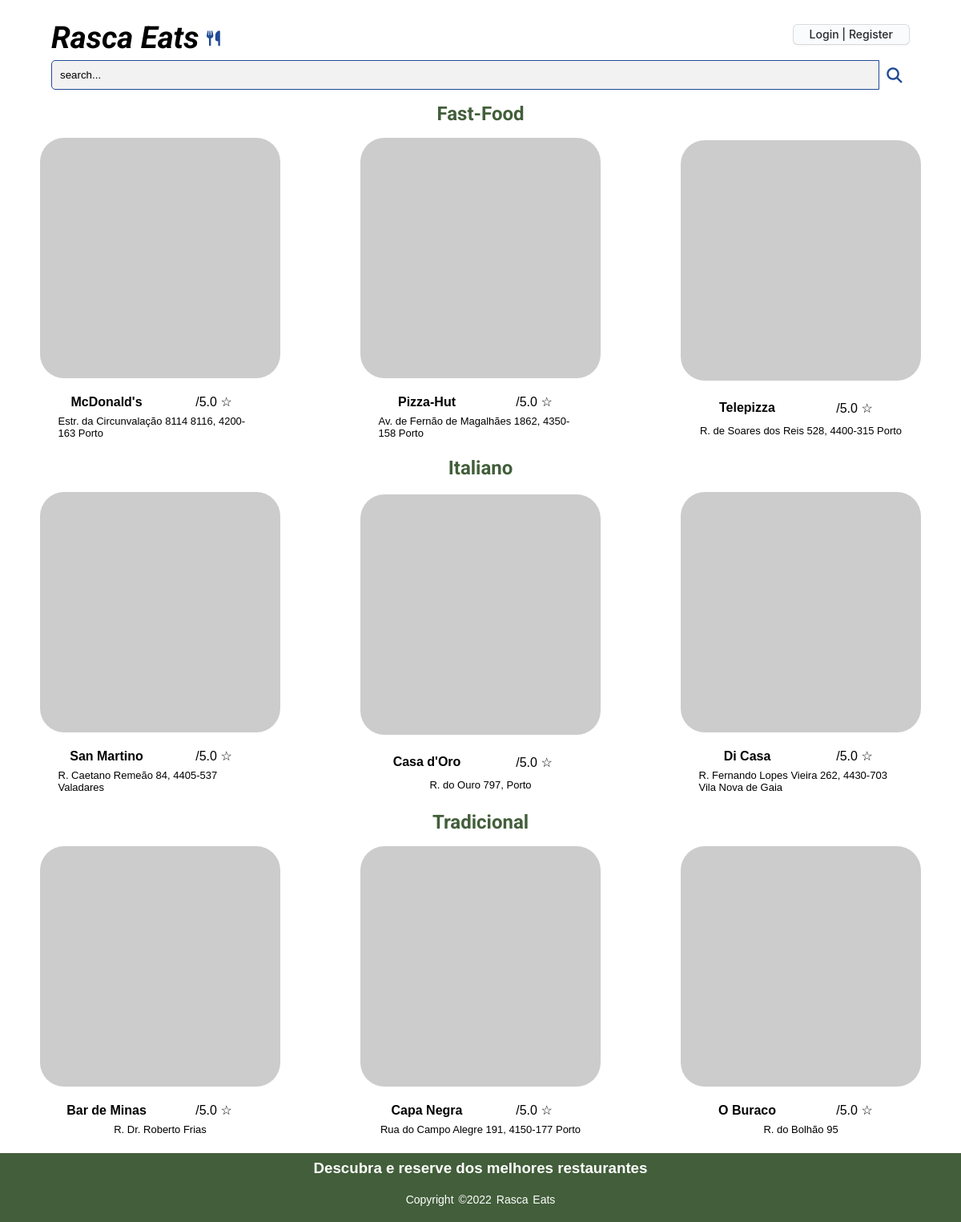
/frontpage.php, run on an earlier commit of the app's database.
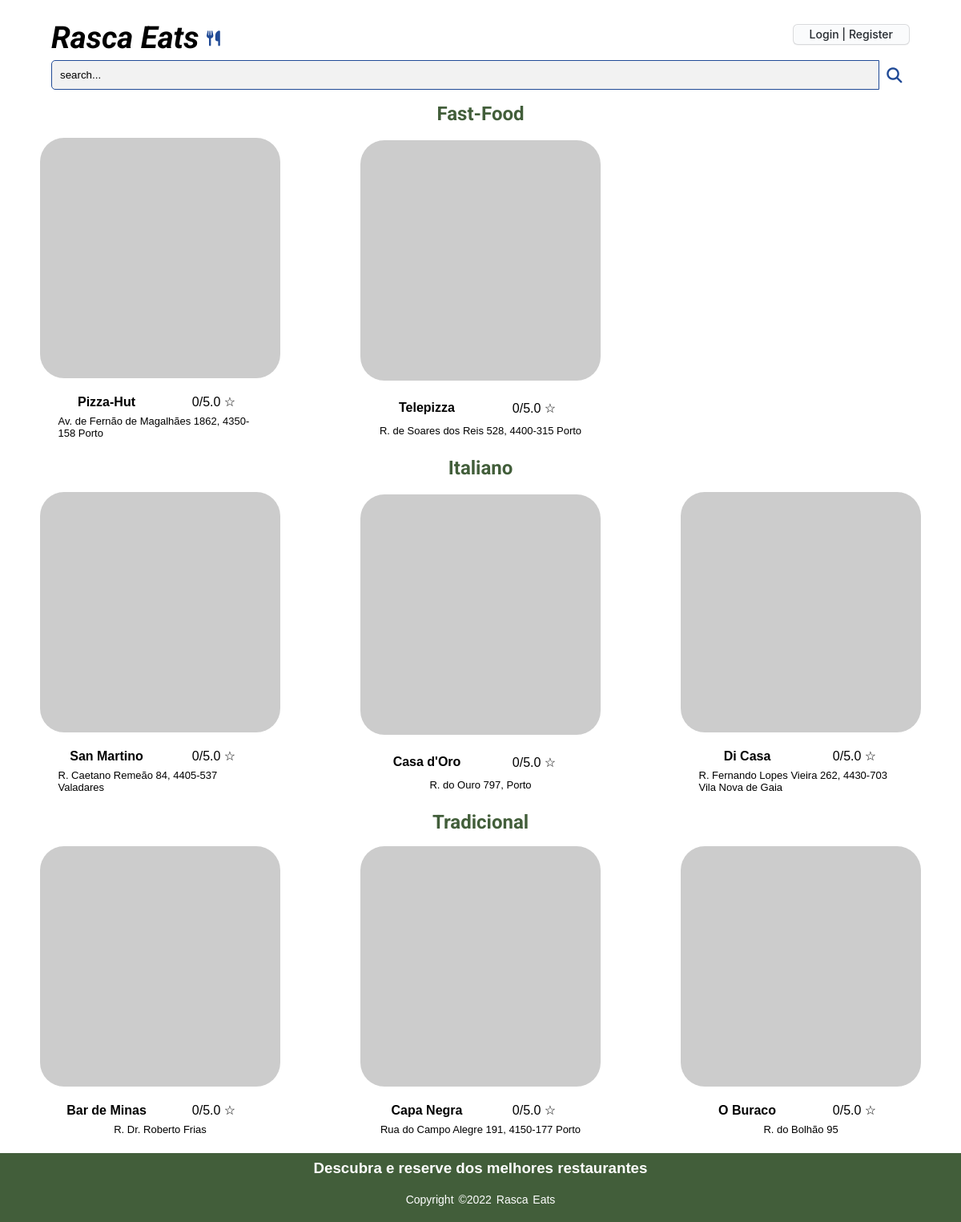
And on a later commit of the database.
### tables this page shows
CREATE TABLE Restaurant(
    restaurantId integer PRIMARY KEY,
    restaurantName varchar NOT NULL,
    adress varchar NOT NULL,
    category varchar NOT NULL,
    phoneNumber integer NOT NULL,
    rating real NOT NULL ON CONFLICT REPLACE DEFAULT 0,
    ownerId integer NOT NULL,
    photo varchar NOT NULL,
    CONSTRAINT fk_clientId FOREIGN KEY (ownerId)
        REFERENCES Client(clientId)
        ON DELETE CASCADE
        ON UPDATE CASCADE
);

### sql/restaurant.php (called while the page is built, shortened)
<?php
    class Restaurant {
        static function getRestaurantCategory($db, $category) {
            $stmt = $db->prepare('SELECT * FROM Restaurant WHERE category = ? limit 3');
            $stmt->execute(array($category));
            return $stmt->fetchAll();
        }
        static function getCategories($db){
            $stmt = $db->prepare('SELECT DISTINCT category FROM Restaurant ORDER BY category');
            $stmt->execute();
            return $stmt->fetchAll();
        }
    }
?>

### templates/restaurant.php (the view, shortened to what this page needs)
<?php function output_list_restaurants($categories, $db){ ?>
    <section id= "restaurants"><?php
        foreach($categories as $category){  ?>
            <section id = "category">
                <h2>
                <?php echo $category['category']?>
                </h2> <?php $restaurants = Restaurant::getRestaurantCategory($db, $category['category']);
                foreach($restaurants as $restaurant){ ?>
                    <article>
                        <a href="restaurant.php?id=<?php echo $restaurant['restaurantId']?>"><img src="https://picsum.photos/300/300?<?php echo $restaurant['restaurantName']?>" alt="Restaurant photo"></a>
                        <a href="restaurant.php?id=<?php echo $restaurant['restaurantId']?>"><p><?php echo $restaurant['restaurantName']?></p></a>
                        <p><?php echo $restaurant['rating']?>/5.0 ☆</p>
                        <p><?php echo $restaurant['adress']?></p>
                    </article>
        <?php   } ?>
            </section>
        <?php   } ?>
    </section>
<?php } ?>

What changed in the data, as far as the page shows it:
removed restaurant: restaurantName "McDonald's", adress "Estr. da Circunvalação 8114 8116, 4200-163 Porto", shown under "Fast-Food"
Also different on the page:
new list line: "0"
